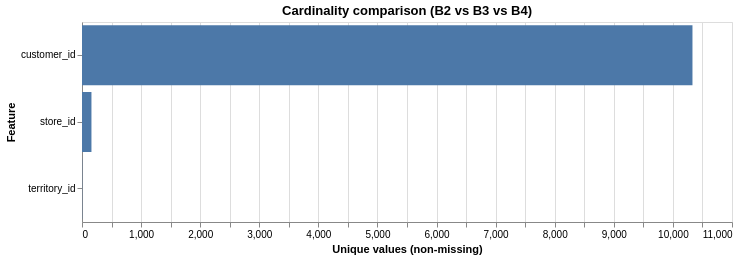

Notebook cell for this chart:
### Code cell
card_comp = compare_df[["feature", "n_unique_non_missing"]].copy()

alt.Chart(card_comp).mark_bar().encode(
    x=alt.X("n_unique_non_missing:Q", title="Unique values (non-missing)"),
    y=alt.Y("feature:N", sort="-x", title="Feature"),
    tooltip=["feature:N", "n_unique_non_missing:Q"]
).properties(
    title="Cardinality comparison (B2 vs B3 vs B4)",
    width=650,
    height=200
)

### Figure 1 — Vega-Lite specification as saved in the notebook (floating-point values rounded to 4 significant figures)
{"config": {"view": {"continuousWidth": 300, "continuousHeight": 300}}, "data": {"name": "data-5436eba092998b445f377556086defd8"}, "mark": {"type": "bar"}, "encoding": {"tooltip": [{"field": "feature", "type": "nominal"}, {"field": "n_unique_non_missing", "type": "quantitative"}], "x": {"field": "n_unique_non_missing", "title": "Unique values (non-missing)", "type": "quantitative"}, "y": {"field": "feature", "sort": "-x", "title": "Feature", "type": "nominal"}}, "height": 200, "title": "Cardinality comparison (B2 vs B3 vs B4)", "width": 650, "$schema": "https://vega.github.io/schema/vega-lite/v5.20.1.json", "datasets": {"data-5436eba092998b445f377556086defd8": [{"feature": "territory_id", "n_unique_non_missing": 4}, {"feature": "customer_id", "n_unique_non_missing": 10331}, {"feature": "store_id", "n_unique_non_missing": 160}]}}
